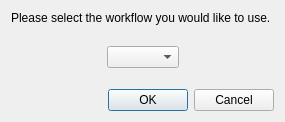
<?xml version="1.0" encoding="UTF-8"?>
<ui version="4.0">
 <class>Dialog</class>
 <widget class="QDialog" name="Dialog">
  <property name="windowModality">
   <enum>Qt::ApplicationModal</enum>
  </property>
  <property name="geometry">
   <rect>
    <x>0</x>
    <y>0</y>
    <width>278</width>
    <height>122</height>
   </rect>
  </property>
  <property name="windowTitle">
   <string>Select workflow</string>
  </property>
  <layout class="QVBoxLayout" name="verticalLayout_2">
   <item>
    <layout class="QVBoxLayout" name="verticalLayout">
     <property name="sizeConstraint">
      <enum>QLayout::SetDefaultConstraint</enum>
     </property>
     <item alignment="Qt::AlignLeft">
      <widget class="QLabel" name="label">
       <property name="text">
        <string>Please select the workflow you would like to use. </string>
       </property>
      </widget>
     </item>
     <item>
      <spacer name="verticalSpacer_2">
       <property name="orientation">
        <enum>Qt::Vertical</enum>
       </property>
       <property name="sizeHint" stdset="0">
        <size>
         <width>20</width>
         <height>40</height>
        </size>
       </property>
      </spacer>
     </item>
     <item>
      <layout class="QHBoxLayout" name="horizontalLayout_2">
       <item>
        <spacer name="horizontalSpacer">
         <property name="orientation">
          <enum>Qt::Horizontal</enum>
         </property>
         <property name="sizeHint" stdset="0">
          <size>
           <width>40</width>
           <height>20</height>
          </size>
         </property>
        </spacer>
       </item>
       <item>
        <widget class="QComboBox" name="workflowComboBox"/>
       </item>
       <item>
        <spacer name="horizontalSpacer_2">
         <property name="orientation">
          <enum>Qt::Horizontal</enum>
         </property>
         <property name="sizeHint" stdset="0">
          <size>
           <width>40</width>
           <height>20</height>
          </size>
         </property>
        </spacer>
       </item>
      </layout>
     </item>
    </layout>
   </item>
   <item>
    <spacer name="verticalSpacer">
     <property name="orientation">
      <enum>Qt::Vertical</enum>
     </property>
     <property name="sizeHint" stdset="0">
      <size>
       <width>20</width>
       <height>40</height>
      </size>
     </property>
    </spacer>
   </item>
   <item>
    <widget class="QDialogButtonBox" name="buttonBox">
     <property name="orientation">
      <enum>Qt::Horizontal</enum>
     </property>
     <property name="standardButtons">
      <set>QDialogButtonBox::Cancel|QDialogButtonBox::Ok</set>
     </property>
    </widget>
   </item>
  </layout>
 </widget>
 <resources/>
 <connections>
  <connection>
   <sender>buttonBox</sender>
   <signal>accepted()</signal>
   <receiver>Dialog</receiver>
   <slot>accept()</slot>
   <hints>
    <hint type="sourcelabel">
     <x>248</x>
     <y>254</y>
    </hint>
    <hint type="destinationlabel">
     <x>157</x>
     <y>274</y>
    </hint>
   </hints>
  </connection>
  <connection>
   <sender>buttonBox</sender>
   <signal>rejected()</signal>
   <receiver>Dialog</receiver>
   <slot>reject()</slot>
   <hints>
    <hint type="sourcelabel">
     <x>316</x>
     <y>260</y>
    </hint>
    <hint type="destinationlabel">
     <x>286</x>
     <y>274</y>
    </hint>
   </hints>
  </connection>
 </connections>
</ui>
